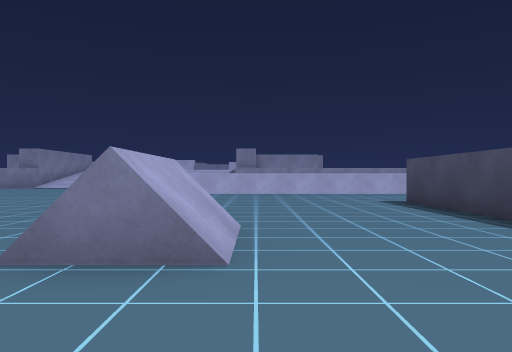
[1] (above)

13 first-person views from a walk through a scene from a Unity 3-D project. The camera is 0.61 m above the floor, looks level and sees 70° across. The floor is counted in squares, 1 m on a side. Each view is taken from the middle of a square. On the plan, view 1 faces up. The plan holds only what a view shows up to about 10 squares ahead; the rest is blank. The place goes on beyond the plan. The player is left out.

[2]
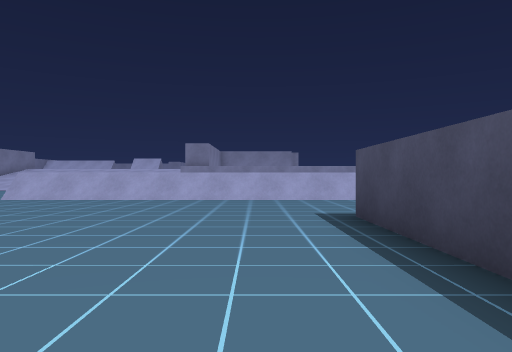

[3]
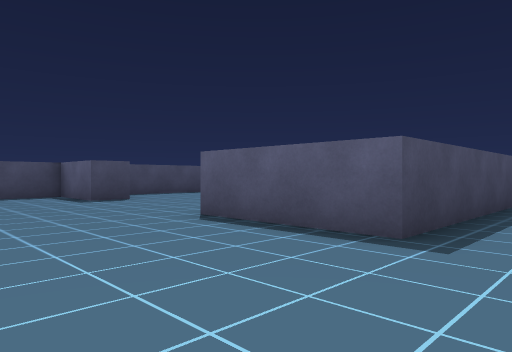

[4]
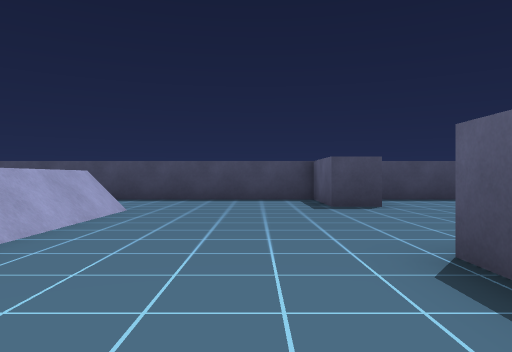

[5]
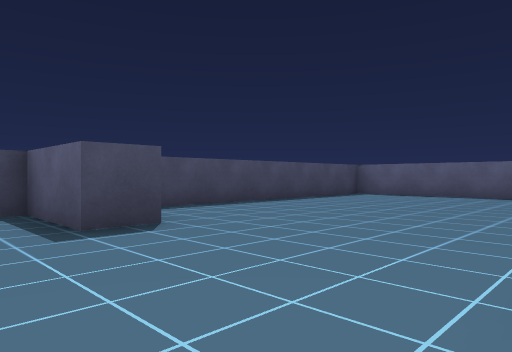

[6]
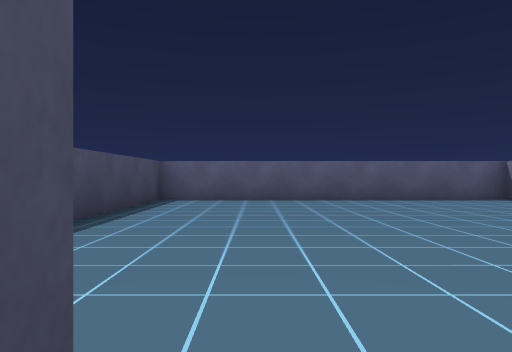

[7]
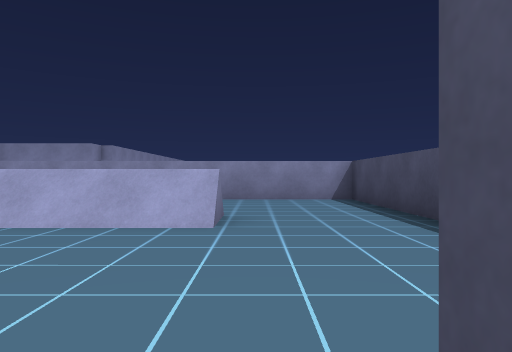

[8]
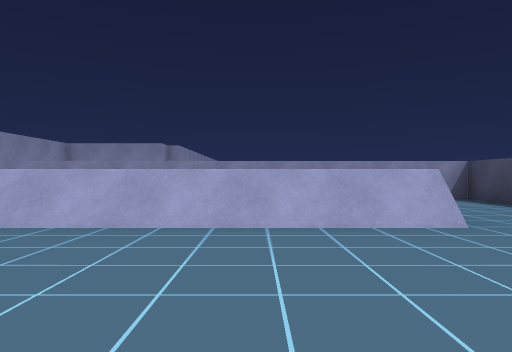

[9]
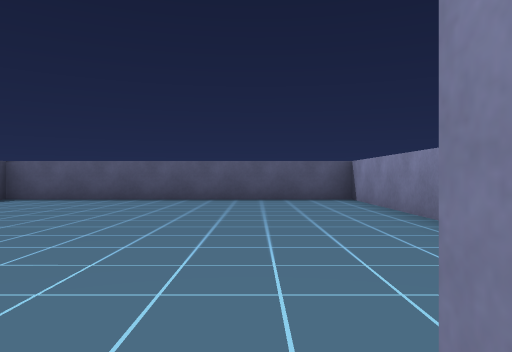

[10]
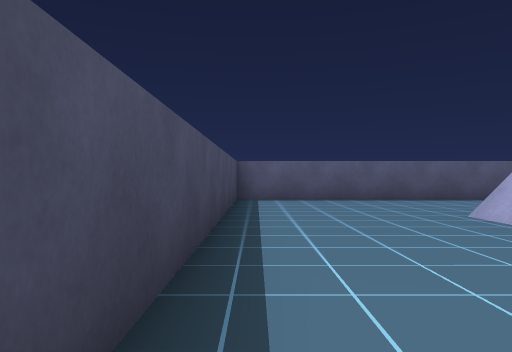

[11]
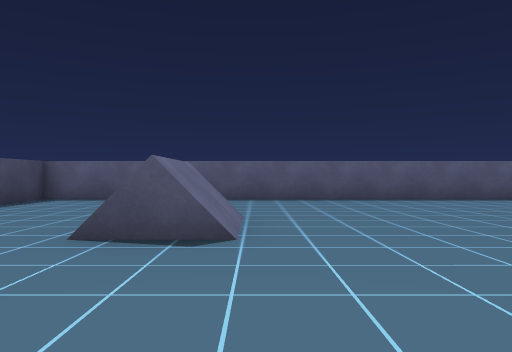

[12]
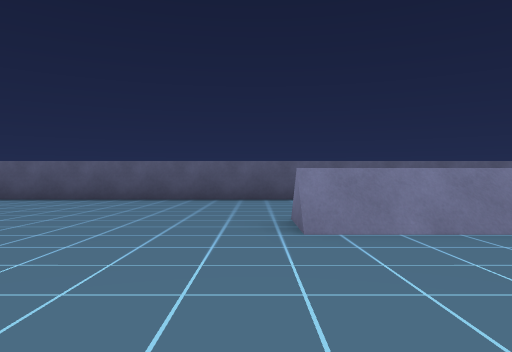

[13]
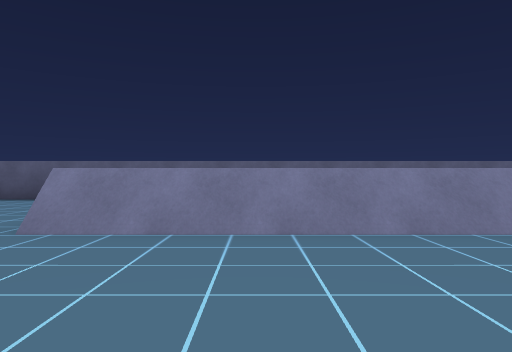

### Floor plan
Key: @ floor where view 1 was taken; # wall or solid block; . floor; / step, stairs or slope.
Columns run from 11 left of view 1 to 14 right of it. Each row starts with its distance up from view 1.
 18              #############
 17                      ....#
 16                      ....#
 15                      ....#
 14                       ...#
 13        ///////////////...#
 12        ..................#
 11        ..................#
 10      .. .................#
  9      ..  ................#
  8   .  ... ......###.....###
  7  ..............# ........#
  6 ...............# ........#
  5 ...............#.........#
  4 /////..... ....#.........#
  3     /..... ....#.........#
  2     ...........#.........#
  1     ...........#.........#
  0    ........@...#.........#
 -1    ............#.........#
 -2   ########################

Where each view was taken, in squares from view 1:
view 1: 0 up, 0 right, facing up
view 2: 3 up, 2 right, facing up
view 3: 12 up, 2 right, facing down-right
view 4: 10 up, 4 right, facing right
view 5: 10 up, 7 right, facing down-right
view 6: 8 up, 11 right, facing down
view 7: 8 up, 11 right, facing up
view 8: 8 up, 8 right, facing up
view 9: 8 up, 7 right, facing down
view 10: 8 up, 3 right, facing down
view 11: 8 up, 2 left, facing down
view 12: 8 up, 6 left, facing down
view 13: 8 up, 9 left, facing down
